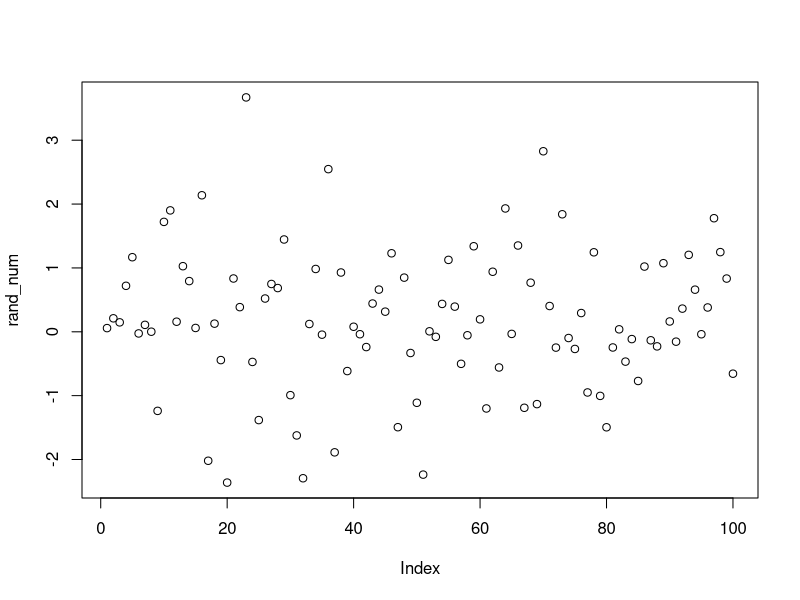

The R source for this figure:
## ---- chunk 1
knitr::opts_chunk$set(echo = TRUE)
## ---- chunk 2
print ("Hello World, I'm Jenny!")
## ---- chunk 3
rand_num = rnorm(100)
plot(rand_num)
